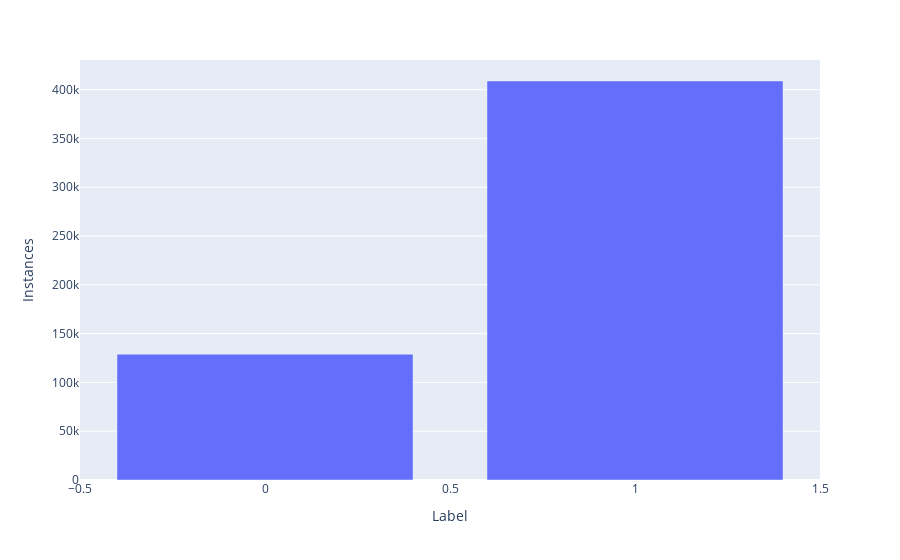

Write notebook code for a chart like this one.
### Code cell
label_counter = pd.DataFrame(df.Label.value_counts())
print(label_counter.Label)
fig = px.bar(label_counter, x=label_counter.index, y=label_counter.Label)
fig.update_layout(
    xaxis_title="Label",
    yaxis_title="Instances",
)
fig.show()

### Figure 1 — Plotly figure (JSON) as saved in the notebook; plotly's stock layout.template omitted (floating-point values rounded to 4 significant figures)
{"data": [{"alignmentgroup": "True", "hovertemplate": "index=%{x}<br>Label=%{y}<extra></extra>", "legendgroup": "", "marker": {"color": "#636efa", "pattern": {"shape": ""}}, "name": "", "offsetgroup": "", "orientation": "v", "showlegend": false, "textposition": "auto", "type": "bar", "x": [1, 0], "xaxis": "x", "y": [408807, 128883], "yaxis": "y"}], "layout": {"barmode": "relative", "legend": {"tracegroupgap": 0}, "margin": {"t": 60}, "xaxis": {"anchor": "y", "domain": [0, 1], "title": {"text": "Label"}}, "yaxis": {"anchor": "x", "domain": [0, 1], "title": {"text": "Instances"}}}}
